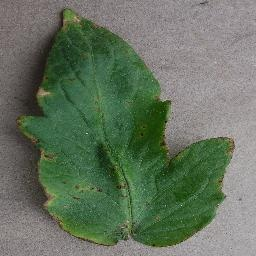
#> input picture data/sample_images/sample_bacterial_spot.jpg, 256 x 256 px
$ python -i preprocessor.py   (imports and definitions only)
#> lines starting #> are read from the running program, lines starting #| are printed output that depends on the picture
#> further down, picture is the input picture: shape (256, 256, 3); mean B, G, R 95.1, 114.8, 100.5
"""
Image Preprocessing Pipeline for Edge AI Vision Models.
Standardizes resolution, color channels, and tensor shapes for local neural networks.
"""
from typing import Any, Tuple, Optional
import numpy as np
import cv2

class ImagePreprocessor:
    """Prepares decoded crop images for neural network inference."""

    def __init__(self, target_size: Tuple[int, int] = (224, 224)):
        self.target_size = target_size

    def preprocess(self, img_bgr: np.ndarray, normalize: bool = True) -> np.ndarray:
        """
        Transforms BGR image to RGB, resizes to target_size, normalizes pixel values,
        and adds batch dimension: (1, 3, H, W).
        """
#> called with normalize = True
        if img_bgr is None:
            raise ValueError("Cannot preprocess None image")

        # 1. Convert BGR to RGB
        if len(img_bgr.shape) == 3 and img_bgr.shape[2] == 3:
            img_rgb = cv2.cvtColor(img_bgr, cv2.COLOR_BGR2RGB)
        else:
            img_rgb = cv2.cvtColor(img_bgr, cv2.COLOR_GRAY2RGB)

        # 2. Resize with bilinear interpolation
        resized = cv2.resize(img_rgb, self.target_size, interpolation=cv2.INTER_LINEAR)

        # 3. Normalize pixels
        if normalize:
            float_img = resized.astype(np.float32) / 255.0
            # Standard ImageNet Mean and Std
            mean = np.array([0.485, 0.456, 0.406], dtype=np.float32)
            std = np.array([0.229, 0.224, 0.225], dtype=np.float32)
            normalized = (float_img - mean) / std
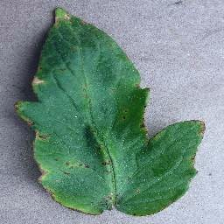
#> normalized: shape (224, 224, 3) float32; mean R, G, B -0.398, -0.0285, -0.149; drawn with min black and max white
        else:
            normalized = resized.astype(np.float32)

        # 4. Transpose from (H, W, C) to (C, H, W)
        chw = np.transpose(normalized, (2, 0, 1))

        # 5. Add Batch Dimension -> (1, C, H, W)
        batch_tensor = np.expand_dims(chw, axis=0)
        return batch_tensor

>>> import cv2
>>> picture = cv2.imread('../../../../data/sample_images/sample_bacterial_spot.jpg')
>>> result = ImagePreprocessor().preprocess(picture)

$ run again, on data/sample_images/sample_early_blight.jpg
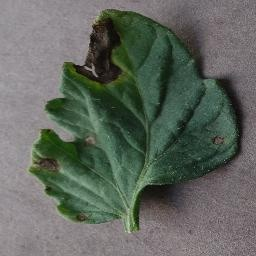
#> input picture data/sample_images/sample_early_blight.jpg, 256 x 256 px
#> picture is the input picture: shape (256, 256, 3); mean B, G, R 94.6, 102.9, 96.4
#> in preprocess, `normalized = (float_img - mean) / std`:
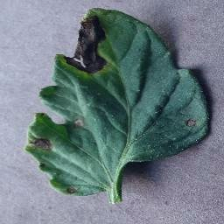
#> normalized: shape (224, 224, 3) float32; mean R, G, B -0.469, -0.237, -0.158; drawn with min black and max white

$ run again, on data/sample_images/sample_healthy.jpg
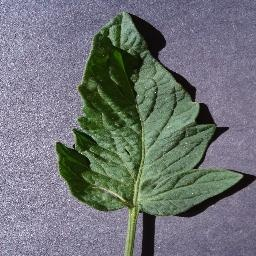
#> input picture data/sample_images/sample_healthy.jpg, 256 x 256 px
#> picture is the input picture: shape (256, 256, 3); mean B, G, R 118.6, 116, 111.6
#> in preprocess, `resized = cv2.resize(img_rgb, self.target_size, interpolation=cv2.INTE..`:
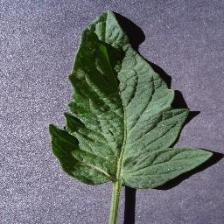
#> resized: shape (224, 224, 3); mean R, G, B 111.5, 115.9, 118.5

$ run again, on data/sample_images/sample_late_blight.jpg
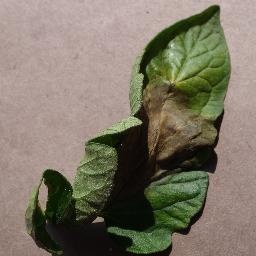
#> input picture data/sample_images/sample_late_blight.jpg, 256 x 256 px
#> picture is the input picture: shape (256, 256, 3); mean B, G, R 101.8, 117.7, 125.4
#> in preprocess, `normalized = (float_img - mean) / std`:
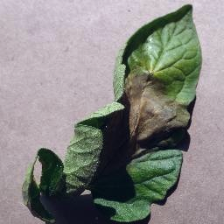
#> normalized: shape (224, 224, 3) float32; mean R, G, B 0.0282, 0.0221, -0.0328; drawn with min black and max white
